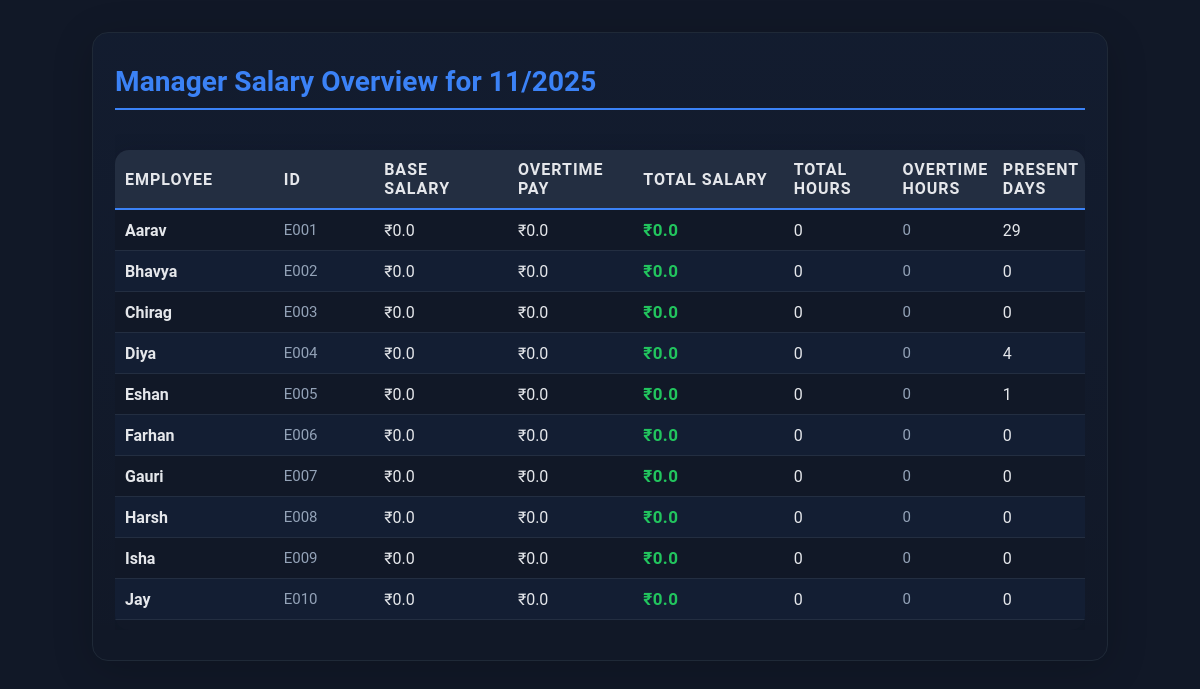
Before: /manager/salary-overview/ (signed in) with the older database file.
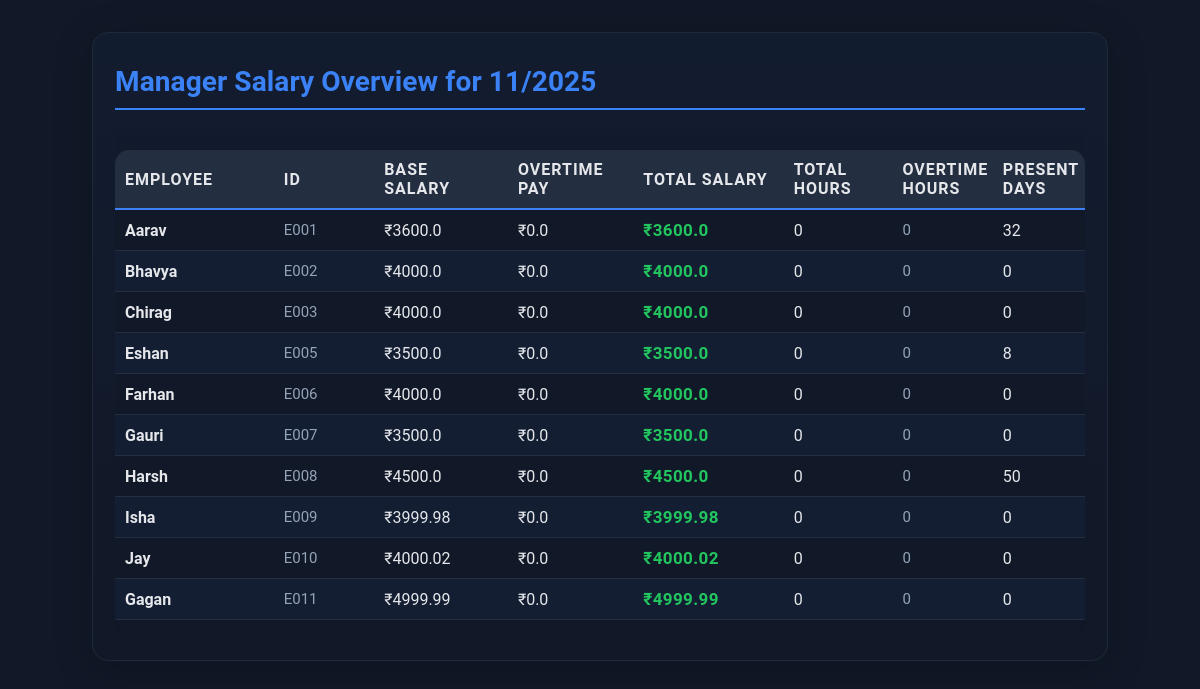
After: the same page with the newer database file.
### locationapp/models.py (models this page shows, shortened)
class Employee(models.Model):
    user = models.OneToOneField(User, on_delete=models.CASCADE, null=True, blank=True)
    E_id = models.CharField(max_length=10, unique=True)
    E_name = models.CharField(max_length=100)
    latitude = models.FloatField(null=True, blank=True)
    longitude = models.FloatField(null=True, blank=True)
    SALARY_TYPE_CHOICES = [
        ('monthly', 'Monthly Fixed (Days-based)'),
        ('hourly', 'Hourly Rate (Hours-based)'),
    ]
    salary_type = models.CharField(
        max_length=10,
        choices=SALARY_TYPE_CHOICES,
        default='monthly',
        help_text="Select salary calculation method"
    )
    monthly_salary = models.DecimalField(
        max_digits=10,
        decimal_places=2,
        default=0.0,
        help_text="Fixed monthly salary (for 26 working days)"
    )
    hourly_rate = models.DecimalField(
        max_digits=10,
        decimal_places=2,
        default=0.0,
        help_text="Hourly rate in ₹"
    )
    standard_hours_per_day = models.IntegerField(
        default=8,
        help_text="Standard working hours per day (8 hours = 1 full day)"
    )
    overtime_rate_multiplier = models.DecimalField(
        max_digits=4,
        decimal_places=2,
        default=1.5,
        help_text="Overtime rate multiplier (1.5 = 150% of hourly rate)"
    )
    salary = models.DecimalField(max_digits=10, decimal_places=2, default=0.0)
    is_manager = models.BooleanField(default=False)
    is_checked_in = models.BooleanField(default=False)
    last_location_update = models.DateTimeField(null=True, blank=True)
    class Meta:
        permissions = [
            ('can_view_attendance', 'Can view attendance records'),
            ('can_edit_salary', 'Can edit employee salary'),
            ('can_add_employee', 'Can add new employees'),
            ('can_delete_employee', 'Can delete employees'),
            ('can_view_reports', 'Can view reports'),
            ('can_manipulate_salary', 'Can manipulate calculated salary'),
        ]

### locationapp/views.py (the view)
# urls.py: path('manager/salary-overview/', views.manager_salary_overview, name='manager_salary_overview'),
@login_required
def manager_salary_overview(request):
    month = int(request.GET.get('month', timezone.now().month))
    year = int(request.GET.get('year', timezone.now().year))
    employees = Employee.objects.all()
    salary_data = []
    for emp in employees:
        salary_info = calculate_monthly_salary(emp, month, year)
        salary_data.append({
            'employee': emp,
            'E_id': emp.E_id,
            'E_name': emp.E_name,
            'base_salary': salary_info['base_salary'],
            'overtime_pay': salary_info['overtime_pay'],
            'total_salary': salary_info['total_salary'],
            'total_hours': salary_info['total_hours'],
            'overtime_hours': salary_info['overtime_hours'],
            'total_days_present': salary_info['total_days_present']
        })
    context = {
        'salary_data': salary_data,
        'month': month,
        'year': year
    }
    return render(request, 'manager_salary_overview.html', context)

### locationapp/models.py (called while the page is built)
    def hours_worked(self):
        if self.manual_hours is not None:
            return float(self.manual_hours)
        if self.check_in_time and self.check_out_time:
            duration = self.check_out_time - self.check_in_time
            hours = duration.total_seconds() / 3600
            return round(hours, 2)
        if self.check_in_time and not self.check_out_time:
            return float(self.employee.standard_hours_per_day)
        return 0

    def overtime_hours(self):
        total = self.hours_worked()
        standard = self.employee.standard_hours_per_day
        if self.is_sunday or self.is_holiday:
            return total
        else:
            return max(0, total - standard)

### locationapp/templates/manager_salary_overview.html (shortened to what this page needs)
<!DOCTYPE html>
<html>
<head>
</head>
<body>
    <div class="panel">
        <div class="title"> Manager Salary Overview for {{ month }}/{{ year }}</div>
        <div class="table-responsive">
        <table>
            <thead>
                <tr>
                    <th>Employee</th>
                    <th>ID</th>
                    <th>Base Salary</th>
                    <th>Overtime Pay</th>
                    <th>Total Salary</th>
                    <th>Total Hours</th>
                    <th>Overtime Hours</th>
                    <th>Present Days</th>
                </tr>
            </thead>
            <tbody>
            {% for item in salary_data %}
                <tr>
                    <td><b>{{ item.E_name }}</b></td>
                    <td class="muted">{{ item.E_id }}</td>
                    <td>₹{{ item.base_salary }}</td>
                    <td>₹{{ item.overtime_pay }}</td>
                    <td class="highlight">₹{{ item.total_salary }}</td>
                    <td>{{ item.total_hours }}</td>
                    <td class="muted">{{ item.overtime_hours }}</td>
                    <td>{{ item.total_days_present }}</td>
                </tr>
            {% empty %}
                <tr>
                    <td colspan="8" class="muted">No employee data found for this month/year.</td>
                </tr>
            {% endfor %}
            </tbody>
        </table>
        </div>
    </div>
</body>
</html>

### locationapp/templates/manager_salary_overview.html (style rules this page uses)
body { background: var(--bg, #111827); color: var(--text, #e5e7eb); font-family: ui-sans-serif, Roboto, Arial, sans-serif; margin: 0; padding: 0; }
.panel { background: linear-gradient(180deg, rgba(59,130,246,0.04), rgba(255,255,255,0)); padding: 32px 22px 30px 22px; border-radius: 16px; max-width: 970px; margin: 32px auto; border: 1.5px solid var(--border, #1f2937); box-shadow: 0 8px 40px rgba(0,0,0,0.18); }
.title { font-size: 28px; margin-bottom: 24px; font-weight: 700; color: var(--brand, #3b82f6); letter-spacing: 0.1px; border-bottom: 2px solid var(--brand, #3b82f6); padding-bottom: 10px; text-align: left; }
.table-responsive { width: 100%; overflow-x: auto; }
table { width: 100%; border-collapse: separate; border-spacing: 0; margin-top: 16px; background: var(--panel, #111827); border-radius: 14px; overflow: hidden; font-size: 16px; box-shadow: 0 4px 24px rgba(10,18,30,0.18); table-layout: fixed; }
th, td { border-bottom: 1.2px solid var(--border, #232e41); text-align: left; font-size: 16px; }
th { background: var(--panel-2, #232e41); color: var(--text); font-size: 1em; font-weight: 700; text-transform: uppercase; letter-spacing: 1px; border-bottom: 2.5px solid var(--brand, #3b82f6); position: sticky; top: 0; z-index: 2; }
th, td { padding: 10px 10px; }
th:nth-child(1), td:nth-child(1) { width: 17%; }
th:nth-child(2), td:nth-child(2) { width: 10%; }
th:nth-child(3), td:nth-child(3) { width: 14%; }
th:nth-child(4), td:nth-child(4) { width: 13%; }
th:nth-child(5), td:nth-child(5) { width: 16%; }
th:nth-child(6), td:nth-child(6) { width: 11%; }
th:nth-child(7), td:nth-child(7) { width: 10%; }
th:nth-child(8), td:nth-child(8) { width: 9%; }
tbody { display: block; max-height: 420px; overflow-y: auto; }
thead, tbody tr { display: table; width: 100%; table-layout: fixed; }
tbody tr:nth-child(even) { background: rgba(59,130,246,0.06); }
.highlight { color: var(--accent, #22c55e); font-weight: 700; font-size: 17px; letter-spacing: 0.4px; }
.muted { color: var(--muted, #94a3b8); font-size: 15px; }

Changed rows visible on the page:
removed Employee: E_name "Diya", E_id "E004", base_salary "0.0", overtime_pay "0.0", total_salary "0.0", total_hours "0", overtime_hours "0", total_days_present "4"
changed Employee "Aarav": base_salary "0.0" → "3600.0"; total_salary "0.0" → "3600.0"; total_days_present "29" → "32"
changed Employee "Bhavya": base_salary "0.0" → "4000.0"; total_salary "0.0" → "4000.0"
changed Employee "Chirag": base_salary "0.0" → "4000.0"; total_salary "0.0" → "4000.0"
changed Employee "Eshan": base_salary "0.0" → "3500.0"; total_salary "0.0" → "3500.0"; total_days_present "1" → "8"
changed Employee "Farhan": base_salary "0.0" → "4000.0"; total_salary "0.0" → "4000.0"
changed Employee "Gauri": base_salary "0.0" → "3500.0"; total_salary "0.0" → "3500.0"
changed Employee "Harsh": base_salary "0.0" → "4500.0"; total_salary "0.0" → "4500.0"; total_days_present "0" → "50"
changed Employee "Isha": base_salary "0.0" → "3999.98"; total_salary "0.0" → "3999.98"
changed Employee "Jay": base_salary "0.0" → "4000.02"; total_salary "0.0" → "4000.02"
now on this page (row unchanged): Employee: E_name "Gagan", E_id "E011", base_salary "4999.99", overtime_pay "0.0", total_salary "4999.99", total_hours "0", overtime_hours "0", total_days_present "0"
